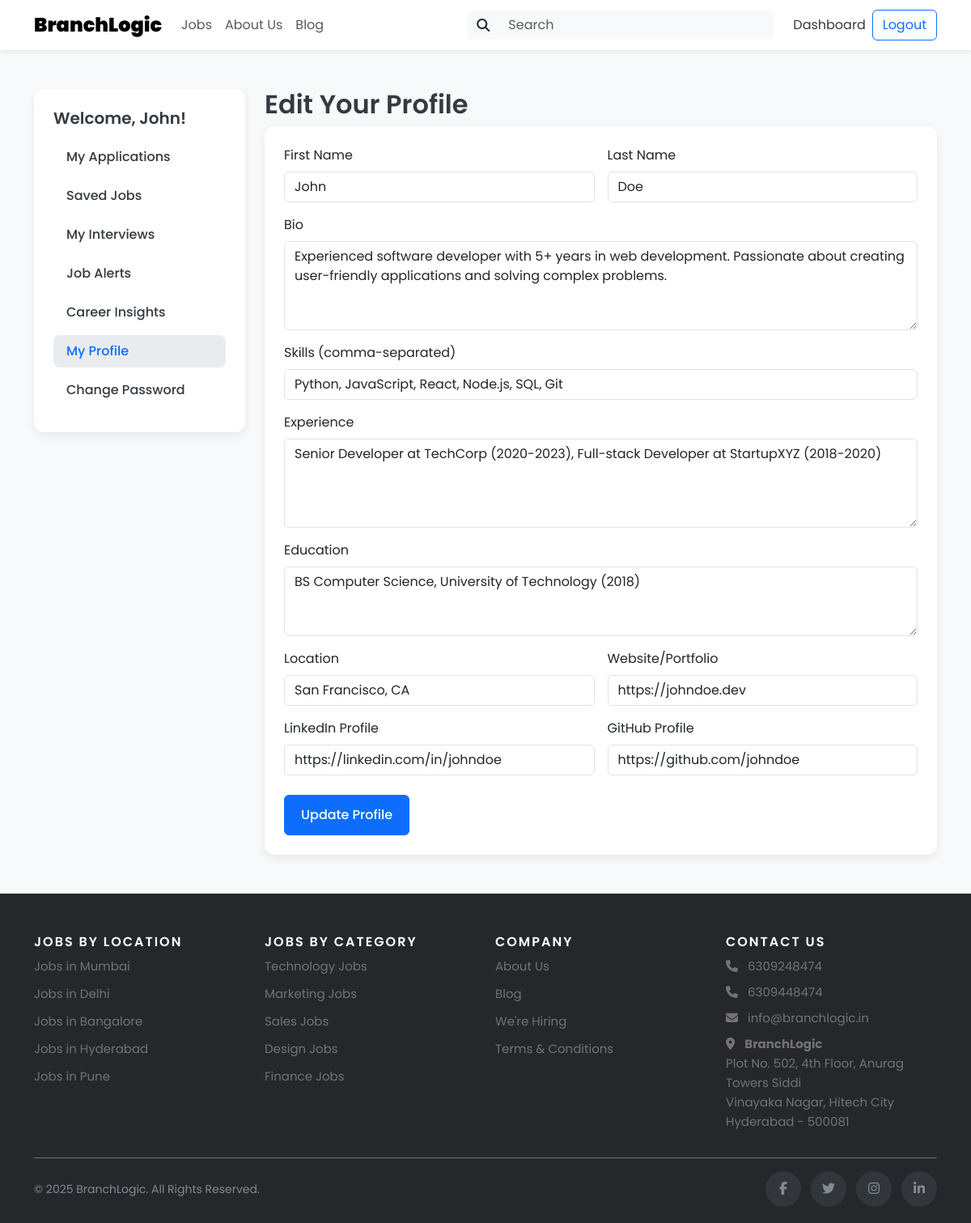
The app's page /profile (signed in) with its own data.
### app.py (models this page shows)
class User(UserMixin, db.Model):
    id = db.Column(db.Integer, primary_key=True)
    email = db.Column(db.String(120), unique=True, nullable=False)
    password_hash = db.Column(db.String(200), nullable=False)
    display_name = db.Column(db.String(100), nullable=False)
    first_name = db.Column(db.String(50), nullable=False)
    last_name = db.Column(db.String(50), nullable=False)
    role = db.Column(db.String(20), nullable=False, default='jobseeker')
    profile_complete = db.Column(db.Boolean, default=False)
    avatar = db.Column(db.String(200))
    bio = db.Column(db.Text)
    skills = db.Column(db.Text)
    experience = db.Column(db.Text)
    education = db.Column(db.Text)
    location = db.Column(db.String(100))
    website = db.Column(db.String(200))
    linkedin = db.Column(db.String(200))
    github = db.Column(db.String(200))
    created_at = db.Column(db.DateTime, default=datetime.utcnow)
    updated_at = db.Column(db.DateTime, default=datetime.utcnow, onupdate=datetime.utcnow)

### app.py (the view, shortened to what this page needs)
@app.route('/profile', methods=['GET', 'POST'])
@login_required
def profile():
    return render_template('profile.html')

### app.py (called while the page is built, shortened)
@app.context_processor
def inject_now():
    return {'now': datetime.utcnow}

@login_manager.user_loader
def load_user(user_id):
    return User.query.get(int(user_id))

### templates/profile.html (shortened to what this page needs)
{% extends "base.html" %}
{% block content %}
<div class="container py-5">
    <div class="row">
        <div class="col-md-3">
            <div class="sidebar">
                 <h5 class="mb-3">Welcome, {{ current_user.first_name }}!</h5>
                <ul class="nav flex-column">
                    <li class="nav-item">
                        <a class="nav-link" href="{{ url_for('dashboard') }}">My Applications</a>
                    </li>
                    <li class="nav-item">
                        <a class="nav-link" href="{{ url_for('saved_jobs') }}">Saved Jobs</a>
                    </li>
                    <li class="nav-item">
                        <a class="nav-link" href="{{ url_for('interviews') }}">My Interviews</a>
                    </li>
                    <li class="nav-item">
                        <a class="nav-link" href="{{ url_for('job_alerts') }}">Job Alerts</a>
                    </li>
                    <li class="nav-item">
                        <a class="nav-link" href="{{ url_for('career_insights') }}">Career Insights</a>
                    </li>
                    <li class="nav-item">
                        <a class="nav-link active" href="{{ url_for('profile') }}">My Profile</a>
                    </li>
                     <li class="nav-item">
                        <a class="nav-link" href="{{ url_for('change_password') }}">Change Password</a>
                    </li>
                </ul>
            </div>
        </div>
        <div class="col-md-9">
            <h2>Edit Your Profile</h2>
            <div class="card p-4">
                <form method="POST" action="{{ url_for('profile') }}">
                    <div class="row g-3">
                        <div class="col-md-6">
                            <label for="first_name" class="form-label">First Name</label>
                            <input type="text" class="form-control" id="first_name" name="first_name" value="{{ current_user.first_name }}" required>
                        </div>
                        <div class="col-md-6">
                            <label for="last_name" class="form-label">Last Name</label>
                            <input type="text" class="form-control" id="last_name" name="last_name" value="{{ current_user.last_name }}" required>
                        </div>
                        <div class="col-12">
                            <label for="bio" class="form-label">Bio</label>
                            <textarea class="form-control" id="bio" name="bio" rows="4" placeholder="Tell us a little about yourself">{{ current_user.bio or '' }}</textarea>
                        </div>
                        <div class="col-12">
                            <label for="skills" class="form-label">Skills (comma-separated)</label>
                            <input type="text" class="form-control" id="skills" name="skills" value="{{ current_user.skills or '' }}" placeholder="e.g., Python, JavaScript, Figma">
                        </div>
                        <div class="col-12">
                            <label for="experience" class="form-label">Experience</label>
                            <textarea class="form-control" id="experience" name="experience" rows="4" placeholder="Your work experience">{{ current_user.experience or '' }}</textarea>
                        </div>
                        <div class="col-12">
                            <label for="education" class="form-label">Education</label>
                            <textarea class="form-control" id="education" name="education" rows="3" placeholder="Your education background">{{ current_user.education or '' }}</textarea>
                        </div>
                        <div class="col-md-6">
                            <label for="location" class="form-label">Location</label>
                            <input type="text" class="form-control" id="location" name="location" value="{{ current_user.location or '' }}">
                        </div>
                        <div class="col-md-6">
                            <label for="website" class="form-label">Website/Portfolio</label>
                            <input type="url" class="form-control" id="website" name="website" value="{{ current_user.website or '' }}">
                        </div>
                        <div class="col-md-6">
                            <label for="linkedin" class="form-label">LinkedIn Profile</label>
                            <input type="url" class="form-control" id="linkedin" name="linkedin" value="{{ current_user.linkedin or '' }}">
                        </div>
                        <div class="col-md-6">
                            <label for="github" class="form-label">GitHub Profile</label>
                            <input type="url" class="form-control" id="github" name="github" value="{{ current_user.github or '' }}">
                        </div>
                        <div class="col-12 mt-4">
                            <button type="submit" class="btn btn-primary">Update Profile</button>
                        </div>
                    </div>
                </form>
            </div>
        </div>
    </div>
</div>
{% endblock %}

### static/css/style.css (style rules this page uses)
body { font-family: 'Poppins', sans-serif; background-color: #f8f9fa; color: #343a40; }
h1, h2, h3, h4, h5, h6 { font-weight: 600; }
.btn-primary { background-color: #0d6efd; border-color: #0d6efd; padding: 0.75rem 1.25rem; font-weight: 500; transition: all 0.3s ease; }
.card { border: none; border-radius: 0.75rem; box-shadow: 0 4px 12px rgba(0,0,0,0.08); transition: transform 0.3s ease, box-shadow 0.3s ease; }
.sidebar { background-color: #fff; padding: 1.5rem; border-radius: 0.75rem; box-shadow: 0 4px 12px rgba(0,0,0,0.08); }
.sidebar .nav-link { color: #343a40; font-weight: 500; margin-bottom: 0.5rem; border-radius: 0.5rem; }
.sidebar .nav-link.active, .sidebar .nav-link:hover { background-color: #e9ecef; color: #0d6efd; }

### records on screen
User: first_name "John", last_name "Doe", bio "Experienced software developer with 5+ years in web development. Passionate about creating user-friendly applications and solving complex problems.", skills "Python, JavaScript, React, Node.js, SQL, Git", experience "Senior Developer at TechCorp (2020-2023), Full-stack Developer at StartupXYZ (2018-2020)", education "BS Computer Science, University of Technology (2018)", location "San Francisco, CA", website "https://johndoe.dev", linkedin "https://linkedin.com/in/johndoe", github "https://github.com/johndoe"
